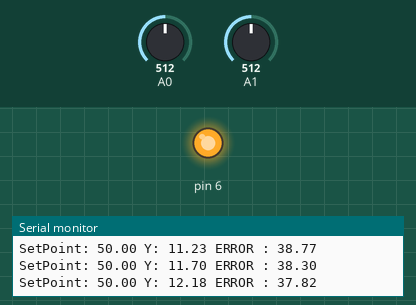
Recording of a sketch running on a simulated Arduino Uno, built with avr-gcc and run on an emulated ATmega328P. Parts: output pins drawn as LEDs (lit = HIGH), the last lines printed to the serial monitor. The inputs (shaded band) are chosen by the test bench; at power-on: A1 = 512, A0 = 512.

Above: at 1.2 s.
1.3 s: A1 set to 364
2.8 s: A1 set to 347
At 5.3 s:
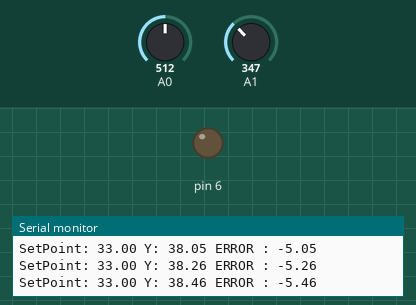
5.8 s: A0 set to 235
8.8 s: A0 set to 223
At 9.36 s:
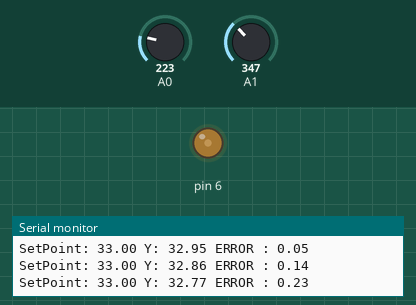
11.8 s: A1 set to 310
At 12.9 s:
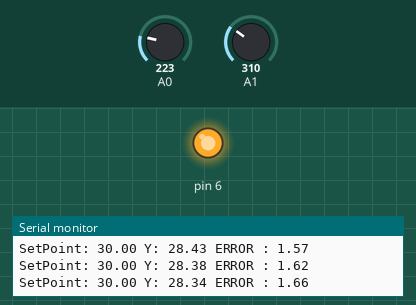
13.4 s: A1 set to 296
At 14.1 s:
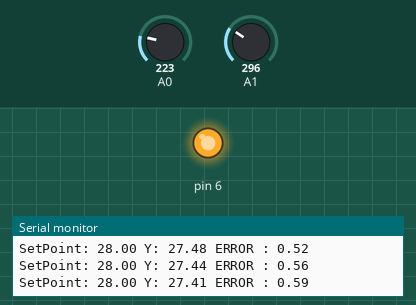
Timing chart, 0 to 16.0 s (numbered marks = the images above; inputs shaded):
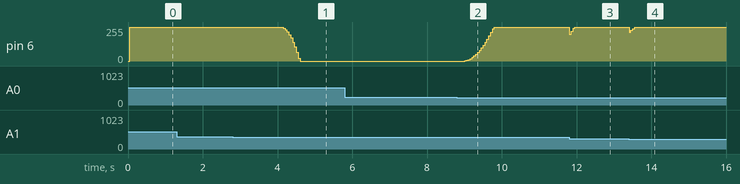

Measured:
- the behaviour switches between 348 and 347 on A1 (found by bisection; images 0 and 1)
- the behaviour switches between 224 and 223 on A0 (found by bisection; images 1 and 2)
- after the input at 11.8 s, pin 6: 255/255 → 201/255 at once, → 224/255 0.05 s later, → 247/255 0.05 s later, → 255/255 0.05 s later
- after the input at 13.4 s, pin 6: 255/255 → 216/255 at once, → 229/255 0.05 s later, → 242/255 0.05 s later, → 255/255 0.05 s later

The sketch:

PID_LDR.ino
```cpp
float Y = 0.0;
float U = 0.0;
float SetPoint = 0.0;
int PWM = 0;

float error =0.0;
float error_anterior=0.0;
float Kp = 13.7;//0.09, 20.0
float Ki = 155.0;//11 , 250
float Kd = 0.0127;//
const int Ts = 50; // tiempo de muestreo ms
static unsigned long tiempoInicial = 0;
unsigned long tiempoActual = 0, tiempoPasado =0;

// Filtro media movil exponencial
//Y(0) t = 0
//S(t)=alpha*Y(t)+(1-alpha)*S(t-1)
double YFilter = Y; //s(0) y(0)
double alpha = 0.01;//factor de atenuacion 0.05 ==> 0 y 1

void setup() {
  Serial.begin(9600);
}

void loop() {


  tiempoActual = millis();
  //unsigned long dt = tiempoActual-pasado;
  if(tiempoActual-tiempoPasado >= Ts)
  {
    ProcessControl();

    tiempoPasado = tiempoActual;
  }
}

void ProcessControl()
{

    Y = map(analogRead(A0),15,850,0,100);
    YFilter = alpha*Y+(1.0-alpha)*YFilter;
    YFilter = constrain(YFilter,0,100);

    SetPoint = map(analogRead(A1),0,1023,0,100);

    error = SetPoint-YFilter;
    //Ecuación de control PID
    U = U+Kp*(error-error_anterior)+(Ki*0.05*0.5)*(error+error_anterior)+(Kp*Kd/0.05);
    error_anterior = error;

    //Acción de control
    U = constrain(floor(U),0,100);
    PWM = map(U,0,100,0,255);
    analogWrite(6,PWM);

//    Serial.print("SetPoint: ");
//    Serial.print(SetPoint);
//    Serial.print(" ");
//    Serial.print("Y: ");
//    Serial.print(Y);
//    Serial.print(" ");
//    Serial.print("U : ");
//    Serial.print(U);
//    Serial.print(" ");
//    Serial.print("ERROR : ");
//    Serial.println(error);

    //Data set point salida
    Serial.print("SetPoint: ");
    Serial.print(SetPoint);
    Serial.print(" ");
    Serial.print("Y: ");
    Serial.print(YFilter);
    Serial.print(" ");
    Serial.print("ERROR : ");
    Serial.println(error);
}
```
